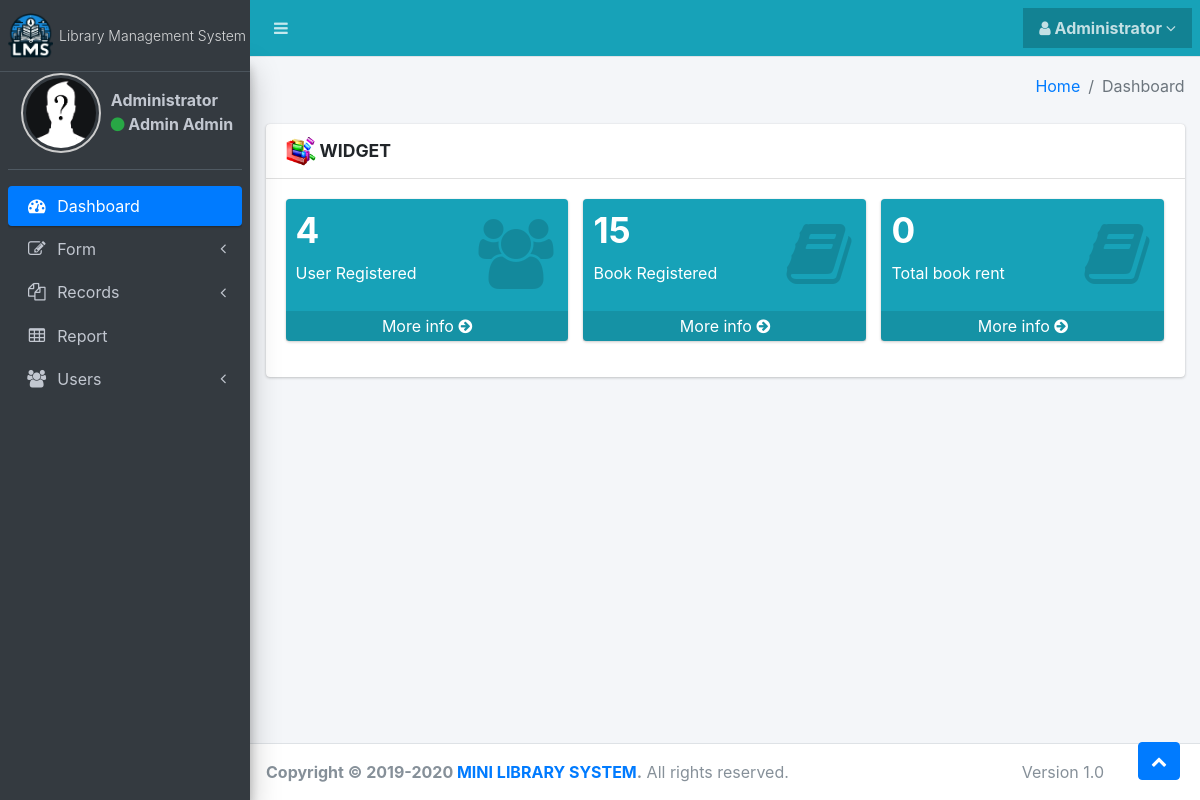
The app's page /app/view/admin/dashboard.php (signed in) with its own data.
### tables this page shows
CREATE TABLE `tbl_users` (
  `user_id` int(11) NOT NULL,
  `username` varchar(255) NOT NULL,
  `password` varchar(255) NOT NULL,
  `role` varchar(100) NOT NULL,
  `status` varchar(100) NOT NULL,
  `created_at` datetime NOT NULL,
  `updated_at` datetime NOT NULL
);

CREATE TABLE `tbl_profiles` (
  `profile_id` int(11) NOT NULL,
  `image` varchar(255) NOT NULL,
  `first_name` varchar(255) NOT NULL,
  `last_name` varchar(255) NOT NULL,
  `gender` varchar(255) NOT NULL,
  `email` varchar(255) NOT NULL,
  `contact_no` varchar(255) NOT NULL,
  `address` varchar(255) NOT NULL
);

### app/controller/auth.php (called while the page is built, shortened)
<?php
	function userData() {
		require_once "../../model/query.php";
		$users = new Schema;
		$user_id = $_SESSION['lms_userid'];
		$sql = "SELECT * FROM tbl_users
				INNER JOIN tbl_profiles  ON tbl_users.user_id=tbl_profiles.profile_id
				WHERE tbl_users.user_id='$user_id'";
		$data = $users->searchRecord($sql);
		return $data[0];
	}
?>

### app/model/query.php (called while the page is built, shortened)
<?php
    class Server {
        protected $server_name = "localhost";
        protected $user_name = "root";
        protected $password = "";
        protected $db_name = "mls";
		public function openConnection() {
            $this->db_connect = new mysqli ($this->server_name, $this->user_name, $this->password, $this->db_name);
            return $this->db_connect;
        }
    }
	class Schema extends Server {
		public function searchRecord($sql) {
            $this->query = $this->db_connect->prepare($sql);
            $this->query->execute();
            $data = array();
            $result = $this->query->get_result();
            while ($myrow = $result->fetch_assoc()) {
                array_push($data, $myrow);
            }
            return $data;
		}
	}
?>

### app/view/include/panel.php (the view, shortened to what this page needs)
<?php
  $user_image = '../../../img/upload/'.$data['image'];
  $fullname = ucwords(strtolower($data['first_name'].' '.$data['last_name']));
?>
<aside class="main-sidebar sidebar-dark-primary elevation-4">
  <a href="dashboard.php" class="brand-link">
    <img src="../../../img/lms-sm.png" alt="AdminLTE Logo" style="height: 45px;"
         >
    <span class="text-sm font-weight-light">Library Management System</span>
  </a>
  <div class="sidebar">
    <div class="user-panel mt-3 pb-3 mb-3">
      <div class="image d-flex">
        <img src="<?php echo $user_image; ?>" class="admin-img" alt="User Image">
        <div style="padding-top: 15px; padding-left: 10px; font-weight: bold">
          <a>Administrator</a><br>
          <a ><i class="fa fa-circle text-success"></i> <?php echo $fullname; ?></a>
        </div>
      </div>
    </div>
    <nav class="mt-2">
      <ul class="nav nav-pills nav-sidebar flex-column" data-widget="treeview" role="menu" data-accordion="false">
        <li class="nav-item has-treeview">
          <a href="dashboard.php" class="nav-link" id="dashboard">
            <i class="nav-icon fa fa-dashboard "></i>
            <p>
              Dashboard
            </p>
          </a>
        </li>
        <li class="nav-item has-treeview" id="form-menu-open">
          <a href="#" class="nav-link" id="form-index">
            <i class="nav-icon fa fa-edit"></i>
            <p>
              Form
              <i class="fa fa-angle-left right"></i>
            </p>
          </a>
        </li>
        <li class="nav-item has-treeview" id="book-menu-open">
          <a href="#" class="nav-link" id="book-index">
            <i class="nav-icon fa fa-copy"></i>
            <p>
              Records
              <i class="fa fa-angle-left right"></i>
            </p>
          </a>
        </li>
        <li class="nav-item ">
          <a href="report.php" class="nav-link "  id="report-index">
            <i class="nav-icon fa fa-table"></i>
            <p>
              Report
            </p>
          </a>
        </li>
       <li class="nav-item has-treeview" id="setting-menu-open">
          <a href="#" class="nav-link" id="setting-index">
            <i class="nav-icon fa fa-users"></i>
            <p>
              Users
              <i class="fa fa-angle-left right"></i>
            </p>
          </a>
        </li>
      </ul>
    </nav>
  </div>
</aside>

### app/view/include/header.php (style rules this page uses)
.admin-img { height: 80px !important; width: 80px !important; border-radius: 50%; padding: 3px; border: 2px solid #ccc; }

### records on screen
tbl_users: tbl_profiles.image (picture), tbl_profiles.first_name+last_name "Admin Admin"

### other values on screen
$total_user "4"
$total_book "15"
$total_rented "0"
